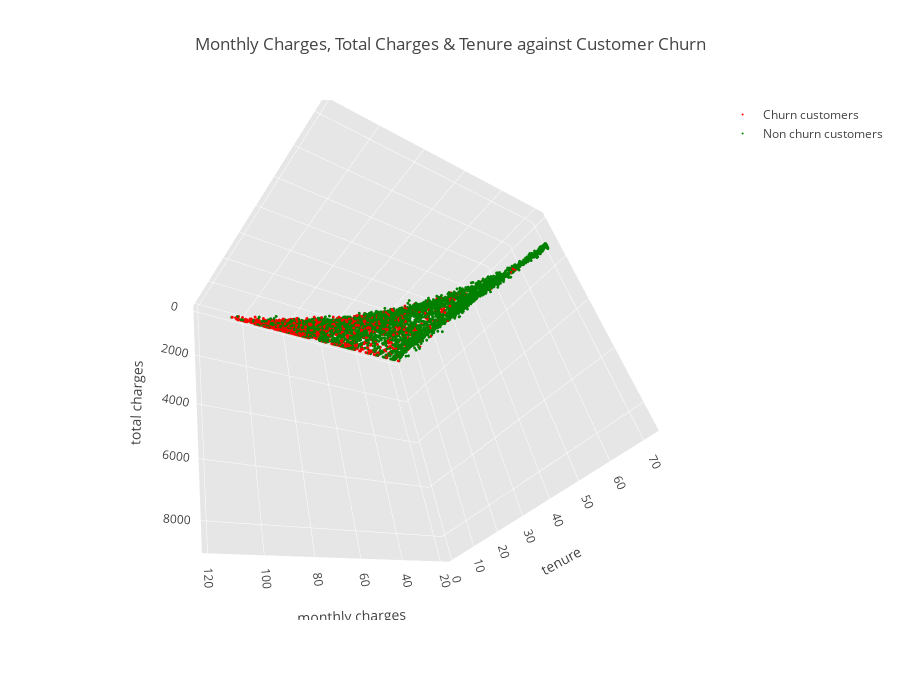

The notebook cell this image was saved under:
### Markdown cell above
#### How all numerical variables affect customer churn together

### Code cell
trace1 = go.Scatter3d(x = df_visual[df_visual["Churn"]=="Yes"]["MonthlyCharges"],
                      y = df_visual[df_visual["Churn"]=="Yes"]["TotalCharges"],
                      z = df_visual[df_visual["Churn"]=="Yes"]["tenure"],
                      mode = "markers",
                      name = "Churn customers",
                      text = "Id : " + df_visual[df_visual["Churn"]=="Yes"]["customerID"],
                      marker = dict(size = 1,color = "red")
                     )
trace2 = go.Scatter3d(x = df_visual[df_visual["Churn"]=="No"]["MonthlyCharges"],
                      y = df_visual[df_visual["Churn"]=="No"]["TotalCharges"],
                      z = df_visual[df_visual["Churn"]=="No"]["tenure"],
                      mode = "markers",
                      name = "Non churn customers",
                      text = "Id : " + df_visual[df_visual["Churn"]=="No"]["customerID"],
                      marker = dict(size = 1,color= "green")
                     )



layout = go.Layout(dict(title = "Monthly Charges, Total Charges & Tenure against Customer Churn",
                        scene = dict(camera = dict(up=dict(x= 0 , y=0, z=0),
                                                   center=dict(x=0, y=0, z=0),
                                                   eye=dict(x=1.25, y=1.25, z=1.25)),
                                     xaxis  = dict(title = "monthly charges",
                                                   gridcolor='rgb(255, 255, 255)',
                                                   zerolinecolor='rgb(255, 255, 255)',
                                                   showbackground=True,
                                                   backgroundcolor='rgb(230, 230,230)'),
                                     yaxis  = dict(title = "total charges",
                                                   gridcolor='rgb(255, 255, 255)',
                                                   zerolinecolor='rgb(255, 255, 255)',
                                                   showbackground=True,
                                                   backgroundcolor='rgb(230, 230,230)'
                                                  ),
                                     zaxis  = dict(title = "tenure",
                                                   gridcolor='rgb(255, 255, 255)',
                                                   zerolinecolor='rgb(255, 255, 255)',
                                                   showbackground=True,
                                                   backgroundcolor='rgb(230, 230,230)'
                                                  )
                                    ),
                        height = 700,
                       )
                  )
                  

data = [trace1,trace2]
fig  = go.Figure(data = data,layout = layout)
py.iplot(fig)

### Figure 1 — Plotly figure (JSON) as saved in the notebook; plotly's stock layout.template omitted (floating-point values rounded to 4 significant figures; data arrays with more than 128 entries replaced by an {"elided": "..."} marker saying what was removed)
{"data": [{"marker": {"color": "red", "size": 1}, "mode": "markers", "name": "Churn customers", "text": {"elided": "1869 str values"}, "type": "scatter3d", "uid": "61898940-c613-11e8-9c3b-784f43858a7c", "x": {"elided": "1869 float values"}, "y": {"elided": "1869 float values"}, "z": {"elided": "1869 int values"}}, {"marker": {"color": "green", "size": 1}, "mode": "markers", "name": "Non churn customers", "text": {"elided": "5163 str values"}, "type": "scatter3d", "uid": "61898cb0-c613-11e8-9e34-784f43858a7c", "x": {"elided": "5163 float values"}, "y": {"elided": "5163 float values"}, "z": {"elided": "5163 int values"}}], "layout": {"height": 700, "scene": {"camera": {"center": {"x": 0, "y": 0, "z": 0}, "eye": {"x": 1.25, "y": 1.25, "z": 1.25}, "up": {"x": 0, "y": 0, "z": 0}}, "xaxis": {"backgroundcolor": "rgb(230, 230,230)", "gridcolor": "rgb(255, 255, 255)", "showbackground": true, "title": "monthly charges", "zerolinecolor": "rgb(255, 255, 255)"}, "yaxis": {"backgroundcolor": "rgb(230, 230,230)", "gridcolor": "rgb(255, 255, 255)", "showbackground": true, "title": "total charges", "zerolinecolor": "rgb(255, 255, 255)"}, "zaxis": {"backgroundcolor": "rgb(230, 230,230)", "gridcolor": "rgb(255, 255, 255)", "showbackground": true, "title": "tenure", "zerolinecolor": "rgb(255, 255, 255)"}}, "title": "Monthly Charges, Total Charges & Tenure against Customer Churn"}}
